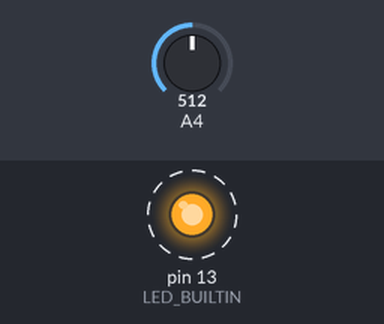
Bench run of a sketch on a simulated Arduino Uno, built with avr-gcc and run on an emulated ATmega328P. Shown: output pins drawn as LEDs (lit = HIGH). Dashed ring = blinking. Inputs (shaded band) come from the test bench; at power-on: A4 = 512. What the sketch prints to the serial monitor is not drawn.

Above: at 0.5 s.
Timing chart, 0 to 4.6 s (numbered marks = the images above):
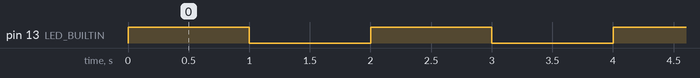

Measured:
- by itself, pin 13 (LED_BUILTIN): alternates HIGH for 1.0 s and LOW for 1.0 s

The sketch:

test_vol.ino
```cpp
float analogValue;
float input_voltage;

void setup()
{
   Serial.begin(9600);     //  opens serial port, sets data rate to 9600 bps
   pinMode(LED_BUILTIN,OUTPUT);
   pinMode(A4,INPUT);


}

void loop()
{
   digitalWrite(LED_BUILTIN,1);
   analogValue = analogRead (A4);
   Serial.println(analogValue);
   delay (1000);
   input_voltage = (analogValue * 5.0) / 1024.0;
   digitalWrite(LED_BUILTIN,0);
   Serial.println(input_voltage);
   delay(1000);

}
```
